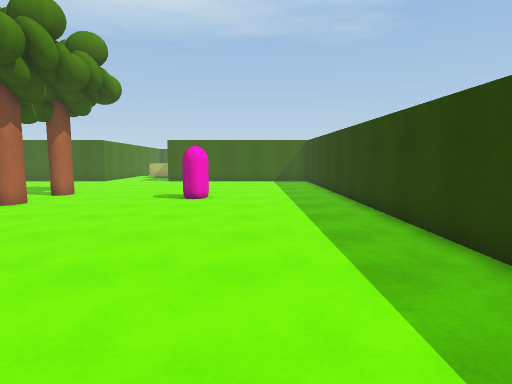
View 1 (above)

16 first-person views from a walk through a 3-D level made in the Unity game engine. The camera is 1.5 m above the floor, tilts 6° down and sees 80° across. The floor is counted in squares, 1 m on a side. Each view is taken from the middle of a square. On the plan, view 1 faces up. The plan holds only what a view shows up to about 15 squares ahead; the rest is blank. The place goes on beyond the plan.

View 2
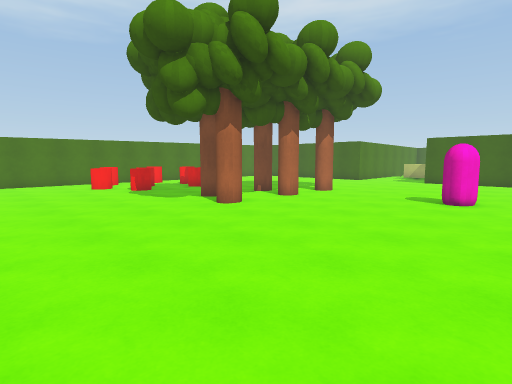

View 3
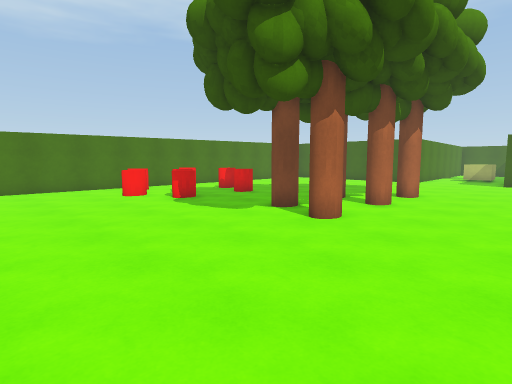

View 4
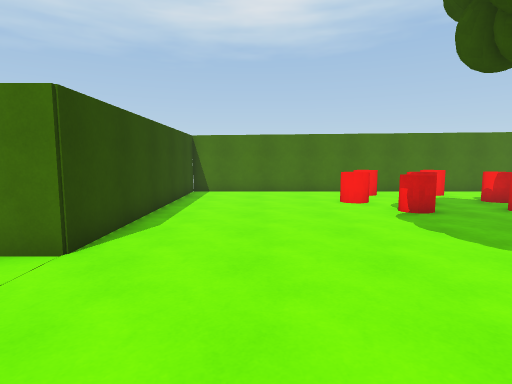

View 5
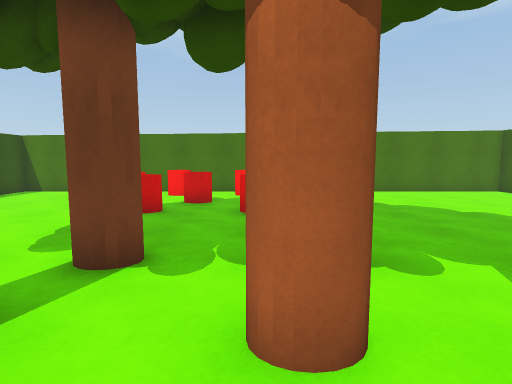

View 6
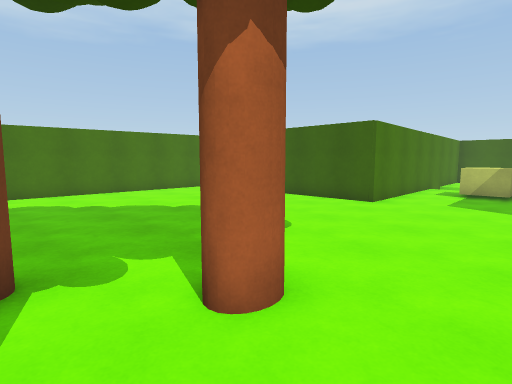

View 7
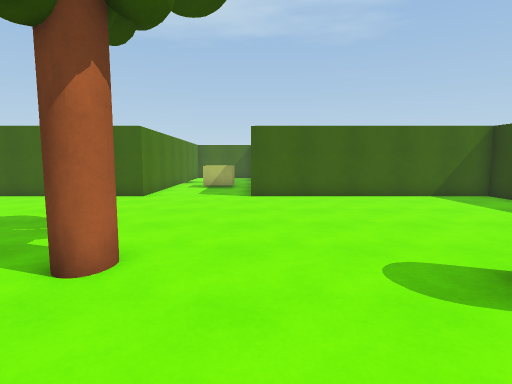

View 8
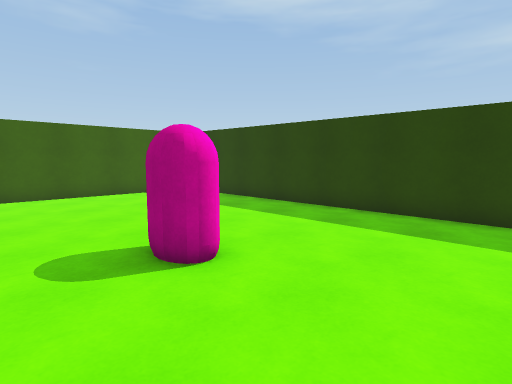

View 9
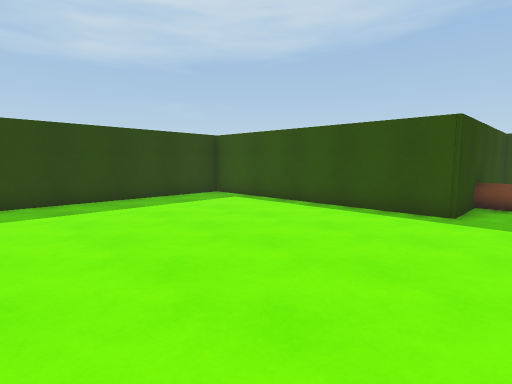

View 10
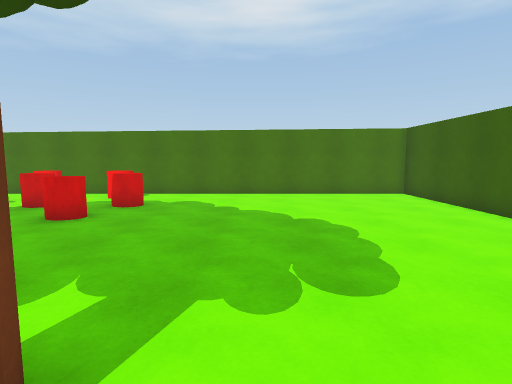

View 11
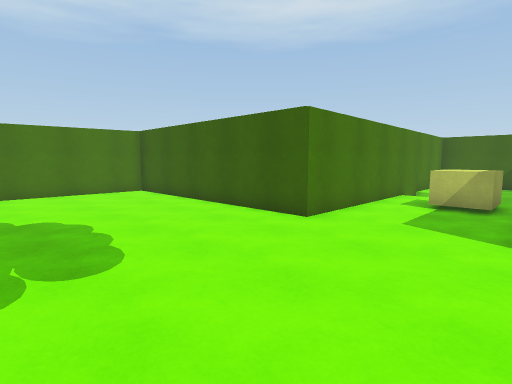

View 12
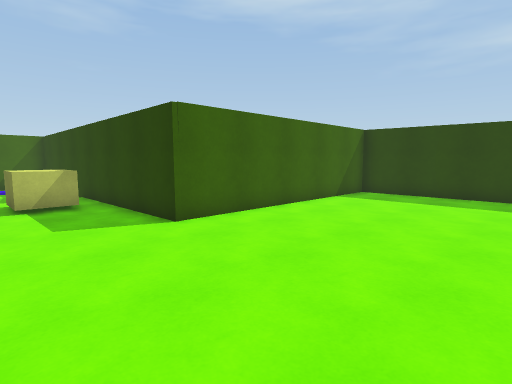

View 13
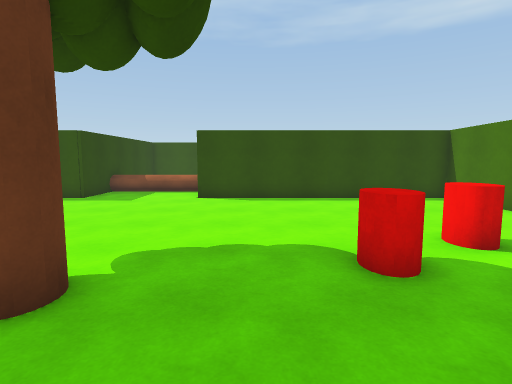

View 14
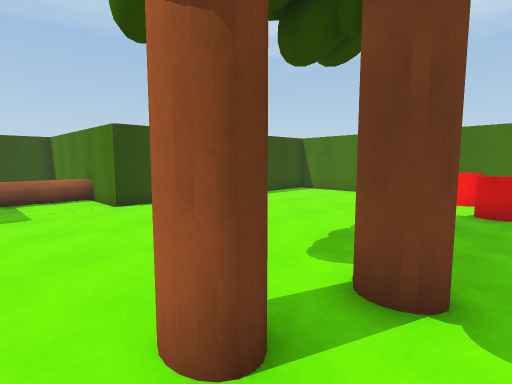

View 15
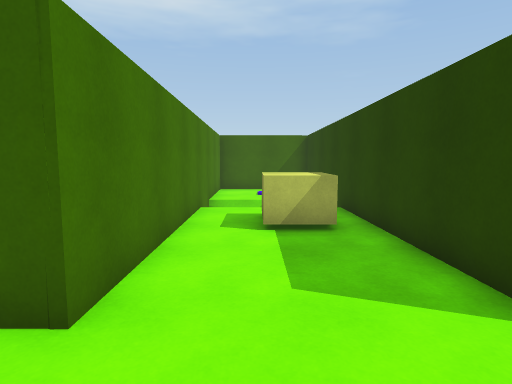

View 16
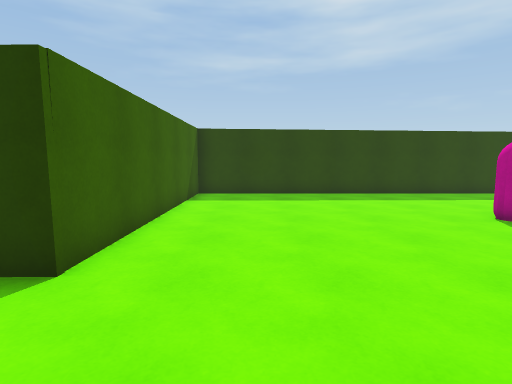

### Floor plan
Key: @ floor where view 1 was taken; # wall or solid block; . floor; ^ raised ledge; v drop or lower ground; T tree; C pink capsule; B block; O other object.
Columns run from 21 left of view 1 to 4 right of it. Each row starts with its distance up from view 1.
 31           #    #
 30           #vvvv#
 29           #vv  #
 28           #.. .#
 27           #.BBB#
 26           #.BBB#
 25           #....#
 24           #....#
 23           #....#
 22 ###########....###########
 21 #........................#
 20 #........................#
 19 #........................#
 18 #........................#
 17 #........................#
 16 #........................#
 15 #........................#
 14 #............T...........#
 13 #...........TT.....C.....#
 12 #.................CC.....#
 11 #...O.....TT.T...........#
 10 #.O.O.O.....TT...........#
  9 #.O......................#
  8 #...O.....TT.............#
  7 #.O...O....TTT...........#
  6 #.O.O.O..................#
  5 #...O....................#
  4 #........................#
  3 #........................#
  2 #........................#
  1 #........................#
  0 #....................@...#
 -1 ###########....###########
 -2           #....#
 -3           #^^^^#
 -4           #^^^^#
 -5           #    #

Positions as (right, up) in squares from view 1, and headings:
1: (0, 0), facing up
2: (0, 0), facing up-left
3: (-4, 0), facing up-left
4: (-6, 2), facing left
5: (-6, 10), facing left
6: (-6, 11), facing up-left
7: (-6, 9), facing up
8: (-5, 8), facing up-right
9: (-8, 8), facing down-right
10: (-7, 15), facing left
11: (-6, 15), facing up-left
12: (-10, 15), facing up-right
13: (-13, 11), facing down
14: (-7, 9), facing down-left
15: (-9, 19), facing up
16: (-10, 19), facing right
